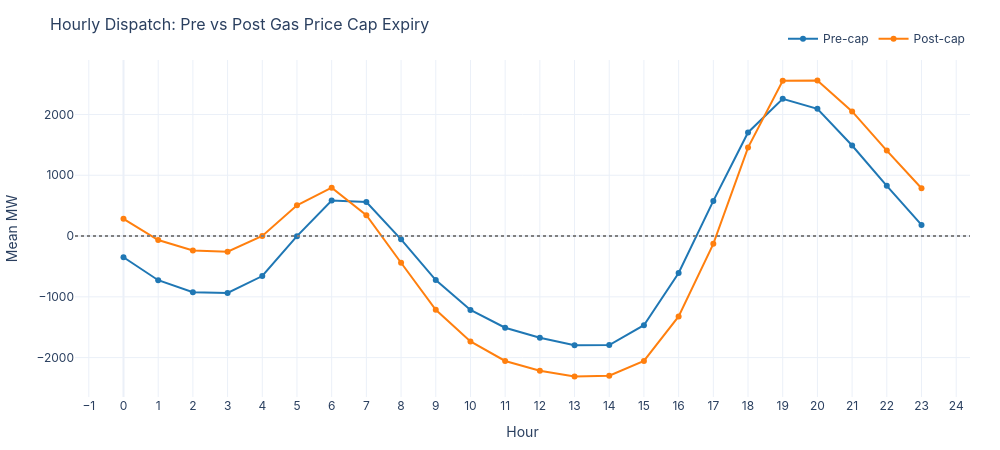

Notebook code cell kept with this figure:
### Code cell
# Hourly dispatch profiles: pre vs post
fig = go.Figure()
for label, sub, color in [('Pre-cap', pre, COLORS['primary']),
                           ('Post-cap', post, COLORS['secondary'])]:
    profile = sub.groupby('hour')['es_total_ps'].mean()
    fig.add_trace(go.Scatter(
        x=profile.index, y=profile.values,
        mode='lines+markers', name=label,
        line=dict(color=color, width=2),
    ))

fig.add_hline(y=0, line_dash='dot', line_color='grey')
apply_layout(fig, title='Hourly Dispatch: Pre vs Post Gas Price Cap Expiry',
             xaxis_title='Hour', yaxis_title='Mean MW', height=450)
fig.update_xaxes(dtick=1)
fig.show()

### Figure 1 — Plotly figure (JSON) as saved in the notebook; plotly's stock layout.template omitted (floating-point values rounded to 4 significant figures)
{"data": [{"line": {"color": "#1f77b4", "width": 2}, "mode": "lines+markers", "name": "Pre-cap", "type": "scatter", "x": [0, 1, 2, 3, 4, 5, 6, 7, 8, 9, 10, 11, 12, 13, 14, 15, 16, 17, 18, 19, 20, 21, 22, 23], "y": [-348.6, -726.6, -923.2, -937.1, -657.8, -1.331, 584.0, 560.1, -54.54, -724.0, -1217.0, -1508.0, -1674.0, -1795.0, -1794.0, -1467.0, -607.7, 578.4, 1705.0, 2257.0, 2093.0, 1490.0, 826.3, 183.6]}, {"line": {"color": "#ff7f0e", "width": 2}, "mode": "lines+markers", "name": "Post-cap", "type": "scatter", "x": [0, 1, 2, 3, 4, 5, 6, 7, 8, 9, 10, 11, 12, 13, 14, 15, 16, 17, 18, 19, 20, 21, 22, 23], "y": [284.2, -66.37, -239.0, -257.6, 1.458, 506.0, 795.9, 342.0, -439.4, -1212.0, -1735.0, -2056.0, -2215.0, -2309.0, -2298.0, -2055.0, -1323.0, -128.1, 1455.0, 2554.0, 2558.0, 2051.0, 1406.0, 787.3]}], "layout": {"font": {"family": "Inter, Arial, sans-serif", "size": 12}, "height": 450, "hovermode": "x unified", "legend": {"orientation": "h", "x": 1, "xanchor": "right", "y": 1.02, "yanchor": "bottom"}, "margin": {"b": 50, "l": 60, "r": 30, "t": 60}, "shapes": [{"line": {"color": "grey", "dash": "dot"}, "type": "line", "x0": 0, "x1": 1, "xref": "x domain", "y0": 0, "y1": 0, "yref": "y"}], "title": {"font": {"size": 16}, "text": "Hourly Dispatch: Pre vs Post Gas Price Cap Expiry"}, "width": 1000, "xaxis": {"dtick": 1, "title": {"text": "Hour"}}, "yaxis": {"title": {"text": "Mean MW"}}}}
